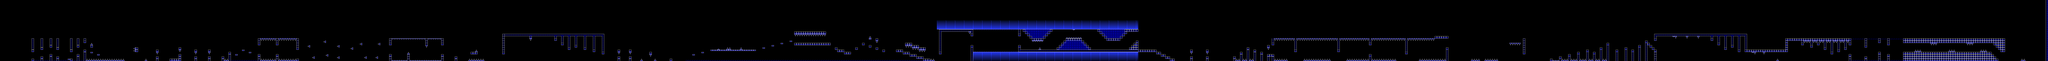

This is a level from a 2D game, rendered from its Tiled map with the project's own tilesets. A one-line summary and the map file follow, with tile-layer data summarised:
An orthogonal 905x27 tile map with 16x16 px tiles, 2 tile layers (l2, l1), 2 tilesets and 218 objects.

<map version="1.10" tiledversion="1.11.2" orientation="orthogonal" renderorder="right-down" width="905" height="27" tilewidth="16" tileheight="16" infinite="0" nextlayerid="9" nextobjectid="855">
 <editorsettings>
  <export format="json" />
 </editorsettings>
 <properties>
  <property name="BG" type="color" value="#ffaa30d0" />
  <property name="Background Type" type="int" value="0" />
  <property name="COL1" type="color" value="#ffffffff" />
  <property name="COL2" type="color" value="#ffffffff" />
  <property name="COL3" type="color" value="#ffffffff" />
  <property name="COL4" type="color" value="#ffffffff" />
  <property name="Difficulty" value="HARDER" />
  <property name="GROUND" type="color" value="#ff912cb3" />
  <property name="Gamemode" type="int" value="0" />
  <property name="Ground Type" type="int" value="0" />
  <property name="Level name" value="F" />
  <property name="OBJ" type="color" value="#ffffffff" />
  <property name="Song" value="JUMPER" />
  <property name="Speed" type="int" value="1" />
  <property name="Stars" type="int" value="6" />
 </properties>
 <tileset firstgid="1" source="famidash.tsx" />
 <tileset firstgid="16385" source="sprites.tsx" />
 <layer id="4" name="l2" width="905" height="27">
  <data>[24435 cells, 24192 non-empty, 52 distinct tile ids]</data>
 </layer>
 <layer id="1" name="l1" width="905" height="27">
  <data>[24435 cells, 24165 non-empty, 1 distinct tile ids]</data>
 </layer>
 <objectgroup id="8" name="SP">
  <!-- 218 objects omitted --></objectgroup>
</map>
<!-- 218 of 218 objects omitted -->
